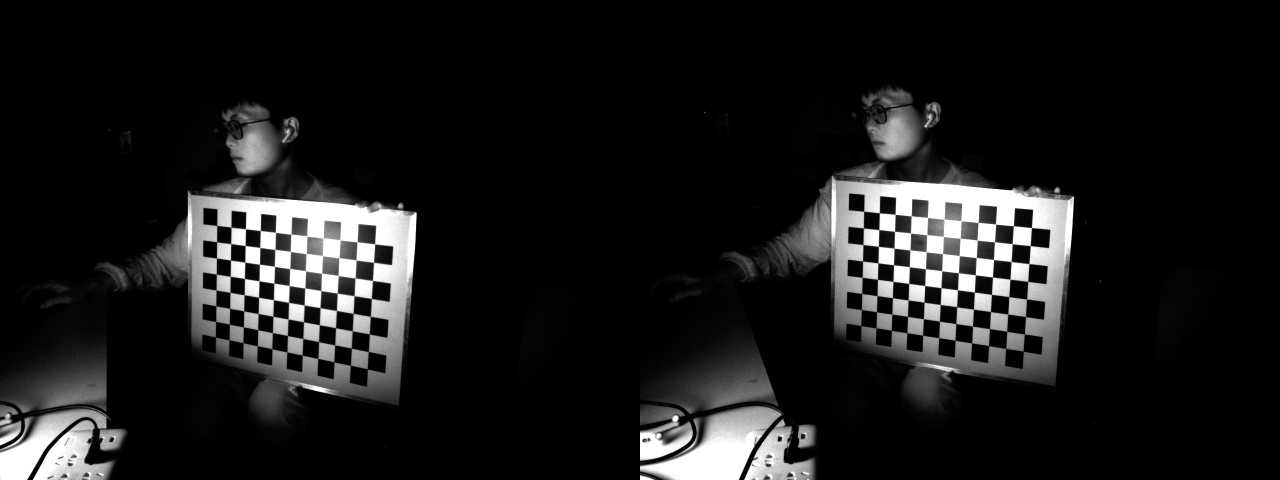
#> input picture Pictures/picture (1).JPG, 2560 x 960 px (shown at 1/2 size); its folder holds only this picture in this run
$ python split_picture.py
#> lines starting #> are read from the running program, lines starting #| are printed output that depends on the picture
import cv2

if __name__ == "__main__":
    for i in range(49):  # 根据实际图片数量设置
        try:
            pic = cv2.imread("./Pictures/picture ({}).JPG".format(i + 1))  # 将Pictures文件夹中所有文件全选重命名为picture，会自动编号
#> pic is the input picture: shape (960, 2560, 3); min 0, max 255, mean 27
            if not pic.shape[1] == 2560:
                print(i)
                continue
            pic_l = pic[:, :1280]
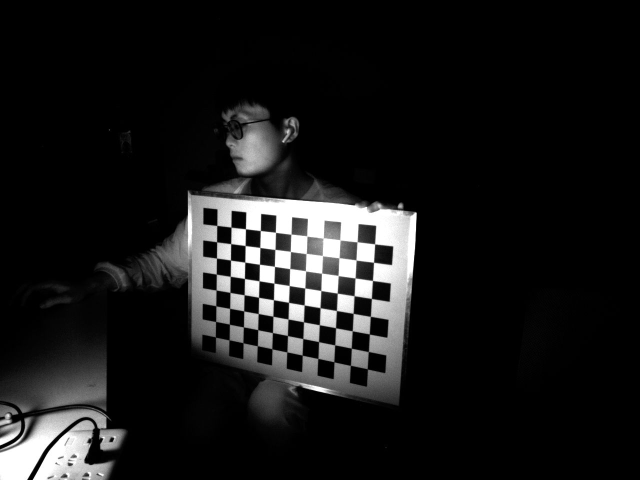
#> pic_l: shape (960, 1280, 3) (shown at 1/2 size); min 0, max 255, mean 25.2
            pic_r = pic[:, 1280:]
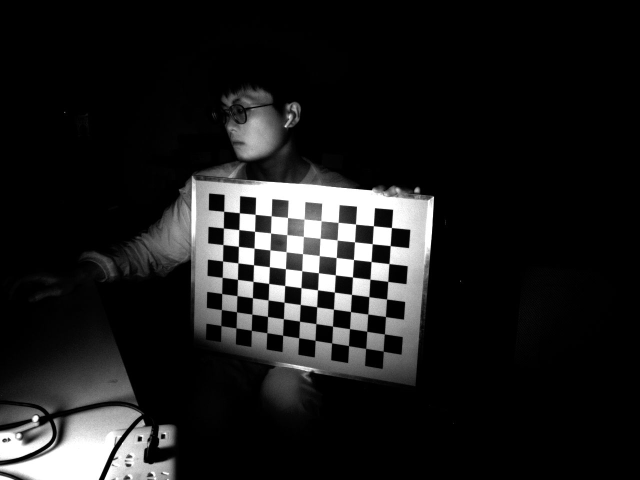
#> pic_r: shape (960, 1280, 3) (shown at 1/2 size); min 0, max 255, mean 28.7
            cv2.imwrite("L/mv_{}.JPG".format(i + 1), pic_l)
            cv2.imwrite("R/mv_{}.JPG".format(i + 1), pic_r)
            print("pic ({}) done".format(i + 1))
        except Exception as e:
            pass
